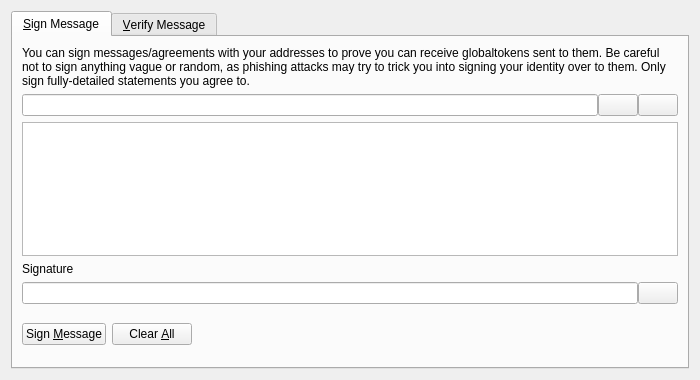
<?xml version="1.0" encoding="UTF-8"?>
<ui version="4.0">
 <class>SignVerifyMessageDialog</class>
 <widget class="QDialog" name="SignVerifyMessageDialog">
  <property name="geometry">
   <rect>
    <x>0</x>
    <y>0</y>
    <width>700</width>
    <height>380</height>
   </rect>
  </property>
  <property name="windowTitle">
   <string>Signatures - Sign / Verify a Message</string>
  </property>
  <property name="modal">
   <bool>true</bool>
  </property>
  <layout class="QVBoxLayout" name="verticalLayout">
   <item>
    <widget class="QTabWidget" name="tabWidget">
     <property name="currentIndex">
      <number>0</number>
     </property>
     <widget class="QWidget" name="tabSignMessage">
      <attribute name="title">
       <string>&amp;Sign Message</string>
      </attribute>
      <layout class="QVBoxLayout" name="verticalLayout_SM">
       <item>
        <widget class="QLabel" name="infoLabel_SM">
         <property name="text">
          <string>You can sign messages/agreements with your addresses to prove you can receive globaltokens sent to them. Be careful not to sign anything vague or random, as phishing attacks may try to trick you into signing your identity over to them. Only sign fully-detailed statements you agree to.</string>
         </property>
         <property name="textFormat">
          <enum>Qt::PlainText</enum>
         </property>
         <property name="wordWrap">
          <bool>true</bool>
         </property>
        </widget>
       </item>
       <item>
        <layout class="QHBoxLayout" name="horizontalLayout_1_SM">
         <property name="spacing">
          <number>0</number>
         </property>
         <item>
          <widget class="QValidatedLineEdit" name="addressIn_SM">
           <property name="toolTip">
            <string>The Globaltoken address to sign the message with</string>
           </property>
          </widget>
         </item>
         <item>
          <widget class="QPushButton" name="addressBookButton_SM">
           <property name="toolTip">
            <string>Choose previously used address</string>
           </property>
           <property name="text">
            <string/>
           </property>
           <property name="icon">
            <iconset resource="../bitcoin.qrc">
             <normaloff>:/icons/address-book</normaloff>:/icons/address-book</iconset>
           </property>
           <property name="shortcut">
            <string>Alt+A</string>
           </property>
           <property name="autoDefault">
            <bool>false</bool>
           </property>
          </widget>
         </item>
         <item>
          <widget class="QPushButton" name="pasteButton_SM">
           <property name="toolTip">
            <string>Paste address from clipboard</string>
           </property>
           <property name="text">
            <string/>
           </property>
           <property name="icon">
            <iconset resource="../bitcoin.qrc">
             <normaloff>:/icons/editpaste</normaloff>:/icons/editpaste</iconset>
           </property>
           <property name="shortcut">
            <string>Alt+P</string>
           </property>
           <property name="autoDefault">
            <bool>false</bool>
           </property>
          </widget>
         </item>
        </layout>
       </item>
       <item>
        <widget class="QPlainTextEdit" name="messageIn_SM">
         <property name="toolTip">
          <string>Enter the message you want to sign here</string>
         </property>
        </widget>
       </item>
       <item>
        <widget class="QLabel" name="signatureLabel_SM">
         <property name="text">
          <string>Signature</string>
         </property>
         <property name="textFormat">
          <enum>Qt::PlainText</enum>
         </property>
        </widget>
       </item>
       <item>
        <layout class="QHBoxLayout" name="horizontalLayout_2_SM">
         <property name="spacing">
          <number>0</number>
         </property>
         <item>
          <widget class="QLineEdit" name="signatureOut_SM">
           <property name="font">
            <font>
             <italic>true</italic>
            </font>
           </property>
           <property name="readOnly">
            <bool>true</bool>
           </property>
          </widget>
         </item>
         <item>
          <widget class="QPushButton" name="copySignatureButton_SM">
           <property name="toolTip">
            <string>Copy the current signature to the system clipboard</string>
           </property>
           <property name="text">
            <string/>
           </property>
           <property name="icon">
            <iconset resource="../bitcoin.qrc">
             <normaloff>:/icons/editcopy</normaloff>:/icons/editcopy</iconset>
           </property>
           <property name="autoDefault">
            <bool>false</bool>
           </property>
          </widget>
         </item>
        </layout>
       </item>
       <item>
        <layout class="QHBoxLayout" name="horizontalLayout_3_SM">
         <item>
          <widget class="QPushButton" name="signMessageButton_SM">
           <property name="toolTip">
            <string>Sign the message to prove you own this Globaltoken address</string>
           </property>
           <property name="text">
            <string>Sign &amp;Message</string>
           </property>
           <property name="icon">
            <iconset resource="../bitcoin.qrc">
             <normaloff>:/icons/edit</normaloff>:/icons/edit</iconset>
           </property>
           <property name="autoDefault">
            <bool>false</bool>
           </property>
          </widget>
         </item>
         <item>
          <widget class="QPushButton" name="clearButton_SM">
           <property name="toolTip">
            <string>Reset all sign message fields</string>
           </property>
           <property name="text">
            <string>Clear &amp;All</string>
           </property>
           <property name="icon">
            <iconset resource="../bitcoin.qrc">
             <normaloff>:/icons/remove</normaloff>:/icons/remove</iconset>
           </property>
           <property name="autoDefault">
            <bool>false</bool>
           </property>
          </widget>
         </item>
         <item>
          <spacer name="horizontalSpacer_1_SM">
           <property name="orientation">
            <enum>Qt::Horizontal</enum>
           </property>
           <property name="sizeHint" stdset="0">
            <size>
             <width>40</width>
             <height>48</height>
            </size>
           </property>
          </spacer>
         </item>
         <item>
          <widget class="QLabel" name="statusLabel_SM">
           <property name="font">
            <font>
             <weight>75</weight>
             <bold>true</bold>
            </font>
           </property>
           <property name="text">
            <string/>
           </property>
           <property name="wordWrap">
            <bool>true</bool>
           </property>
          </widget>
         </item>
         <item>
          <spacer name="horizontalSpacer_2_SM">
           <property name="orientation">
            <enum>Qt::Horizontal</enum>
           </property>
           <property name="sizeHint" stdset="0">
            <size>
             <width>40</width>
             <height>48</height>
            </size>
           </property>
          </spacer>
         </item>
        </layout>
       </item>
      </layout>
     </widget>
     <widget class="QWidget" name="tabVerifyMessage">
      <attribute name="title">
       <string>&amp;Verify Message</string>
      </attribute>
      <layout class="QVBoxLayout" name="verticalLayout_VM">
       <item>
        <widget class="QLabel" name="infoLabel_VM">
         <property name="text">
          <string>Enter the receiver's address, message (ensure you copy line breaks, spaces, tabs, etc. exactly) and signature below to verify the message. Be careful not to read more into the signature than what is in the signed message itself, to avoid being tricked by a man-in-the-middle attack. Note that this only proves the signing party receives with the address, it cannot prove sendership of any transaction!</string>
         </property>
         <property name="textFormat">
          <enum>Qt::PlainText</enum>
         </property>
         <property name="alignment">
          <set>Qt::AlignLeading|Qt::AlignLeft|Qt::AlignTop</set>
         </property>
         <property name="wordWrap">
          <bool>true</bool>
         </property>
        </widget>
       </item>
       <item>
        <layout class="QHBoxLayout" name="horizontalLayout_1_VM">
         <property name="spacing">
          <number>0</number>
         </property>
         <item>
          <widget class="QValidatedLineEdit" name="addressIn_VM">
           <property name="toolTip">
            <string>The Globaltoken address the message was signed with</string>
           </property>
          </widget>
         </item>
         <item>
          <widget class="QPushButton" name="addressBookButton_VM">
           <property name="toolTip">
            <string>Choose previously used address</string>
           </property>
           <property name="text">
            <string/>
           </property>
           <property name="icon">
            <iconset resource="../bitcoin.qrc">
             <normaloff>:/icons/address-book</normaloff>:/icons/address-book</iconset>
           </property>
           <property name="shortcut">
            <string>Alt+A</string>
           </property>
           <property name="autoDefault">
            <bool>false</bool>
           </property>
          </widget>
         </item>
        </layout>
       </item>
       <item>
        <widget class="QPlainTextEdit" name="messageIn_VM"/>
       </item>
       <item>
        <widget class="QValidatedLineEdit" name="signatureIn_VM"/>
       </item>
       <item>
        <layout class="QHBoxLayout" name="horizontalLayout_2_VM">
         <item>
          <widget class="QPushButton" name="verifyMessageButton_VM">
           <property name="toolTip">
            <string>Verify the message to ensure it was signed with the specified Globaltoken address</string>
           </property>
           <property name="text">
            <string>Verify &amp;Message</string>
           </property>
           <property name="icon">
            <iconset resource="../bitcoin.qrc">
             <normaloff>:/icons/transaction_0</normaloff>:/icons/transaction_0</iconset>
           </property>
           <property name="autoDefault">
            <bool>false</bool>
           </property>
          </widget>
         </item>
         <item>
          <widget class="QPushButton" name="clearButton_VM">
           <property name="toolTip">
            <string>Reset all verify message fields</string>
           </property>
           <property name="text">
            <string>Clear &amp;All</string>
           </property>
           <property name="icon">
            <iconset resource="../bitcoin.qrc">
             <normaloff>:/icons/remove</normaloff>:/icons/remove</iconset>
           </property>
           <property name="autoDefault">
            <bool>false</bool>
           </property>
          </widget>
         </item>
         <item>
          <spacer name="horizontalSpacer_1_VM">
           <property name="orientation">
            <enum>Qt::Horizontal</enum>
           </property>
           <property name="sizeHint" stdset="0">
            <size>
             <width>40</width>
             <height>48</height>
            </size>
           </property>
          </spacer>
         </item>
         <item>
          <widget class="QLabel" name="statusLabel_VM">
           <property name="font">
            <font>
             <weight>75</weight>
             <bold>true</bold>
            </font>
           </property>
           <property name="text">
            <string/>
           </property>
           <property name="wordWrap">
            <bool>true</bool>
           </property>
          </widget>
         </item>
         <item>
          <spacer name="horizontalSpacer_2_VM">
           <property name="orientation">
            <enum>Qt::Horizontal</enum>
           </property>
           <property name="sizeHint" stdset="0">
            <size>
             <width>40</width>
             <height>48</height>
            </size>
           </property>
          </spacer>
         </item>
        </layout>
       </item>
      </layout>
     </widget>
    </widget>
   </item>
  </layout>
 </widget>
 <customwidgets>
  <customwidget>
   <class>QValidatedLineEdit</class>
   <extends>QLineEdit</extends>
   <header>qvalidatedlineedit.h</header>
  </customwidget>
 </customwidgets>
 <resources>
  <include location="../bitcoin.qrc"/>
 </resources>
 <connections/>
</ui>
